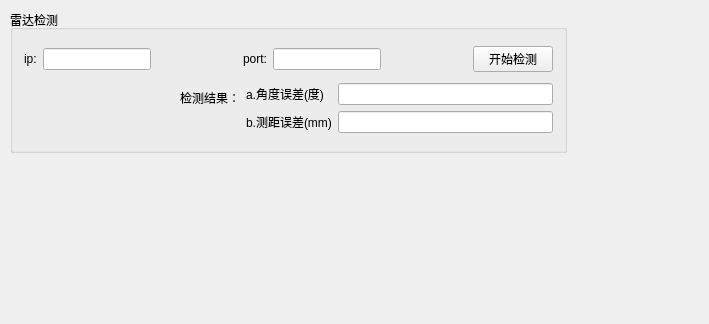
<?xml version="1.0" encoding="UTF-8"?>
<ui version="4.0">
 <class>Widget</class>
 <widget class="QWidget" name="Widget">
  <property name="geometry">
   <rect>
    <x>0</x>
    <y>0</y>
    <width>709</width>
    <height>324</height>
   </rect>
  </property>
  <property name="windowTitle">
   <string>Widget</string>
  </property>
  <widget class="QGroupBox" name="groupBox">
   <property name="geometry">
    <rect>
     <x>10</x>
     <y>10</y>
     <width>557</width>
     <height>143</height>
    </rect>
   </property>
   <property name="title">
    <string>雷达检测</string>
   </property>
   <layout class="QVBoxLayout" name="verticalLayout_4">
    <item>
     <layout class="QHBoxLayout" name="horizontalLayout_3">
      <item>
       <widget class="QLabel" name="labelIp">
        <property name="text">
         <string>ip:</string>
        </property>
       </widget>
      </item>
      <item>
       <widget class="QLineEdit" name="lineEditIp"/>
      </item>
      <item>
       <spacer name="horizontalSpacer">
        <property name="orientation">
         <enum>Qt::Horizontal</enum>
        </property>
        <property name="sizeHint" stdset="0">
         <size>
          <width>40</width>
          <height>20</height>
         </size>
        </property>
       </spacer>
      </item>
      <item>
       <widget class="QLabel" name="labelPort">
        <property name="text">
         <string>port:</string>
        </property>
       </widget>
      </item>
      <item>
       <widget class="QLineEdit" name="lineEditPort"/>
      </item>
      <item>
       <spacer name="horizontalSpacer_4">
        <property name="orientation">
         <enum>Qt::Horizontal</enum>
        </property>
        <property name="sizeHint" stdset="0">
         <size>
          <width>40</width>
          <height>20</height>
         </size>
        </property>
       </spacer>
      </item>
      <item>
       <widget class="QPushButton" name="BtnDetect">
        <property name="text">
         <string>开始检测</string>
        </property>
       </widget>
      </item>
     </layout>
    </item>
    <item>
     <layout class="QHBoxLayout" name="horizontalLayout_2">
      <item>
       <layout class="QVBoxLayout" name="verticalLayout_3">
        <item>
         <layout class="QHBoxLayout" name="horizontalLayout">
          <item>
           <spacer name="horizontalSpacer_3">
            <property name="orientation">
             <enum>Qt::Horizontal</enum>
            </property>
            <property name="sizeHint" stdset="0">
             <size>
              <width>40</width>
              <height>20</height>
             </size>
            </property>
           </spacer>
          </item>
          <item>
           <widget class="QLabel" name="labelResult">
            <property name="text">
             <string>检测结果：</string>
            </property>
           </widget>
          </item>
         </layout>
        </item>
        <item>
         <spacer name="horizontalSpacer_2">
          <property name="orientation">
           <enum>Qt::Horizontal</enum>
          </property>
          <property name="sizeHint" stdset="0">
           <size>
            <width>40</width>
            <height>20</height>
           </size>
          </property>
         </spacer>
        </item>
       </layout>
      </item>
      <item>
       <layout class="QVBoxLayout" name="verticalLayout_2">
        <item>
         <widget class="QLabel" name="labelAngleError">
          <property name="text">
           <string>a.角度误差(度)</string>
          </property>
         </widget>
        </item>
        <item>
         <widget class="QLabel" name="labelRangeError">
          <property name="text">
           <string>b.测距误差(mm)</string>
          </property>
         </widget>
        </item>
       </layout>
      </item>
      <item>
       <layout class="QVBoxLayout" name="verticalLayout">
        <item>
         <widget class="QLineEdit" name="lineEditAngleError"/>
        </item>
        <item>
         <widget class="QLineEdit" name="lineEditRangeError"/>
        </item>
       </layout>
      </item>
     </layout>
    </item>
   </layout>
  </widget>
 </widget>
 <layoutdefault spacing="6" margin="11"/>
 <resources/>
 <connections/>
</ui>
